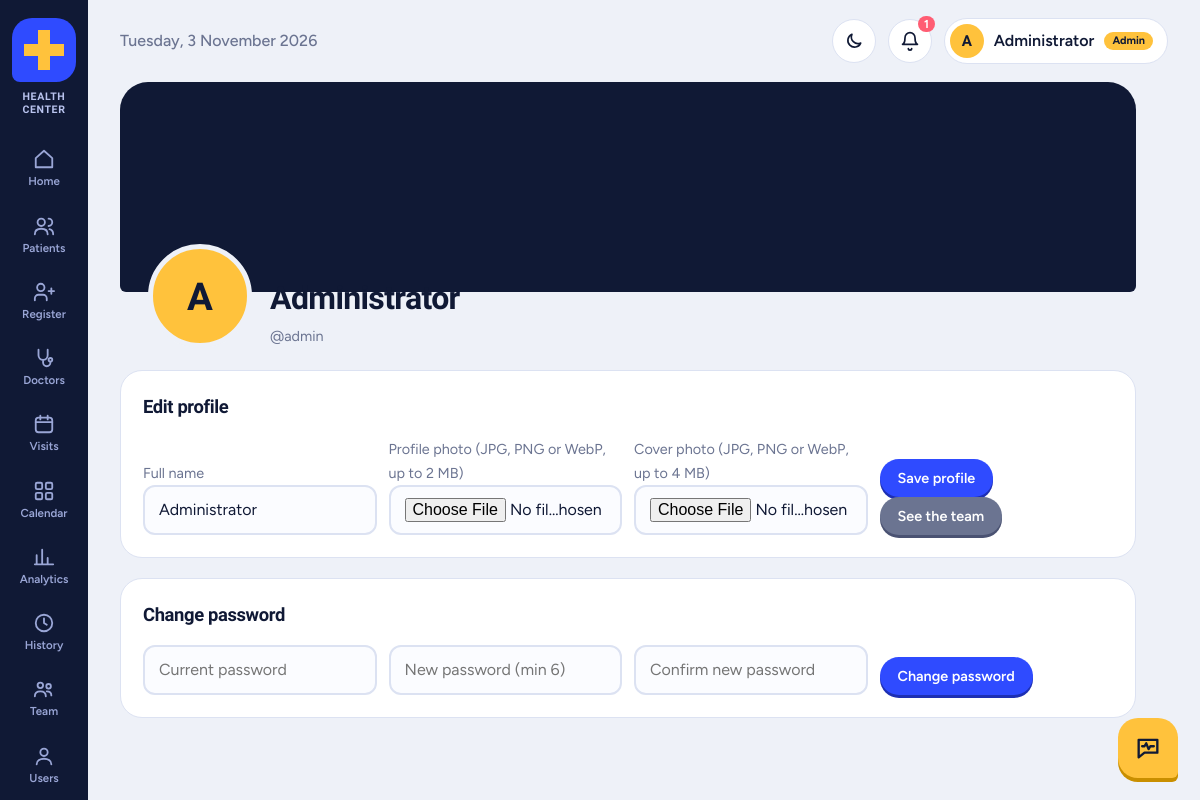
The app's page /profile.php (signed in) with its own data.
### tables this page shows
CREATE TABLE IF NOT EXISTS users (
  user_id INT AUTO_INCREMENT PRIMARY KEY,
  username VARCHAR(50) NOT NULL UNIQUE,
  password VARCHAR(255) NOT NULL,
  full_name VARCHAR(100) NOT NULL,
  agreed_at DATETIME NULL,
  profile_photo VARCHAR(255) NULL,
  cover_photo VARCHAR(255) NULL,
  role ENUM('admin','staff','doctor','patient') NOT NULL DEFAULT 'staff',
  doctor_id INT NULL,
  patient_id INT NULL,
  must_change_password TINYINT(1) NOT NULL DEFAULT 0
);

### profile.php (the view, shortened to what this page needs)
<?php
require_once 'db.php'; require_login();
include 'header.php';
$ecg = '<svg class="ecg" viewBox="0 0 600 110" preserveAspectRatio="none" aria-hidden="true"><path d="M0 60 H120 L140 60 L158 20 L182 100 L204 8 L224 60 H330 L346 60 L362 34 L380 84 L396 60 H600"/></svg>';
$hasCover = !empty($me['cover_photo']); $hasPhoto = !empty($me['profile_photo']);
?>
<div class="cover" id="coverBox"<?= $hasCover ? ' style="background-image:url(\'' . photo_url($me['cover_photo']) . '\')"' : '' ?>><?= $hasCover ? '' : $ecg ?></div>
<div class="me">
  <span id="avatarBox"><?= avatar_html($me, 'xl') ?></span>
  <div><h2 id="nameOut"><?= h($me['full_name']) ?></h2><span class="note">@<?= h($me['username']) ?></span></div>
</div>
<div class="card"><h3>Edit profile</h3>
<form method="post" enctype="multipart/form-data" class="grid">
  <div><label class="note">Full name</label><input name="full_name" value="<?= h($me['full_name']) ?>" required></div>
  <div><label class="note">Profile photo (JPG, PNG or WebP, up to 2 MB)</label>
    <input type="file" id="pp" name="profile_photo" accept="image/jpeg,image/png,image/webp">
    <?php if ($hasPhoto): ?><label class="agree"><input type="checkbox" name="remove_profile" value="1"> Remove current photo</label><?php endif; ?></div>
  <div><label class="note">Cover photo (JPG, PNG or WebP, up to 4 MB)</label>
    <input type="file" id="cp" name="cover_photo" accept="image/jpeg,image/png,image/webp">
    <?php if ($hasCover): ?><label class="agree"><input type="checkbox" name="remove_cover" value="1"> Remove current cover</label><?php endif; ?></div>
  <div><button>Save profile</button> <a class="btn gray" href="team.php">See the team</a></div>
</form></div>
<div class="card"><h3>Change password</h3>
<form method="post" class="grid" autocomplete="off">
  <input type="password" name="current_password" placeholder="Current password" required autocomplete="current-password">
  <input type="password" name="new_password" placeholder="New password (min 6)" required autocomplete="new-password">
  <input type="password" name="confirm_password" placeholder="Confirm new password" required autocomplete="new-password">
  <div><button>Change password</button></div>
</form></div>
<?php include 'footer.php'; ?>

### header.php (shortened to what this page needs)
<?php require_once 'db.php'; require_login();
$page = basename($_SERVER['SCRIPT_NAME']);
$meSt = $pdo->prepare('SELECT * FROM users WHERE user_id=?'); $meSt->execute([$_SESSION['uid']]); $me = $meSt->fetch();
$soon = 0;
try { $soon = (int)$pdo->query("SELECT COUNT(*) FROM appointments WHERE status='Scheduled' AND TIMESTAMP(appt_date,appt_time) BETWEEN NOW() AND NOW() + INTERVAL 24 HOUR")->fetchColumn(); } catch (PDOException $e) {}
function nav($file, $label, $icon) {
    global $page;
    echo '<a href="'.$file.'" class="'.($page === $file ? 'on' : '').'"><svg viewBox="0 0 24 24" fill="none" stroke="currentColor" stroke-width="2" stroke-linecap="round" stroke-linejoin="round">'.$icon.'</svg>'.$label.'</a>';
}
?>
<!DOCTYPE html>
<html lang="en"><head>
<link rel="stylesheet" href="style.css"><script src="theme.js"></script><link rel="icon" type="image/svg+xml" href="logo.svg">
</head><body>
<nav class="rail">
  <a class="logo" href="<?= h(home_for(role())) ?>" aria-label="<?= h(CLINIC_NAME) ?> home"><?= logo_html(64) ?><span class="logo-name"><?= h(CLINIC_NAME) ?></span></a>
  <?php
  $r = role(); $staff = in_array($r, ['admin', 'staff'], true);
  nav(home_for($r),'Home','<path d="M3 11l9-8 9 8v10H3z"/>');
  if ($staff) nav('patients.php','Patients','<circle cx="9" cy="8" r="4"/><path d="M2 21c0-4 3-6 7-6s7 2 7 6M17 4a4 4 0 010 8M22 21c0-3-2-5-4-5.5"/>');
  if ($staff) nav('register_patient.php','Register','<path d="M15 21v-2a4 4 0 00-4-4H6a4 4 0 00-4 4v2M8.5 11a4 4 0 100-8 4 4 0 000 8zM20 8v6M23 11h-6"/>');
  if ($staff) nav('doctors.php','Doctors','<path d="M6 3v6a5 5 0 0010 0V3M11 14v3a4 4 0 008 0v-1"/><circle cx="19" cy="14" r="2"/>');
  if ($staff || $r === 'doctor') nav('appointments.php','Visits','<rect x="3" y="5" width="18" height="16" rx="3"/><path d="M3 10h18M8 3v4M16 3v4"/>');
  if ($staff || $r === 'doctor') nav('calendar.php','Calendar','<rect x="3" y="3" width="7" height="7" rx="1.5"/><rect x="14" y="3" width="7" height="7" rx="1.5"/><rect x="3" y="14" width="7" height="7" rx="1.5"/><rect x="14" y="14" width="7" height="7" rx="1.5"/>');
  if ($staff) nav('analytics.php','Analytics','<path d="M4 20V10M10 20V4M16 20v-7M22 20H2"/>');
  if ($r === 'admin') nav('history.php','History','<circle cx="12" cy="12" r="9"/><path d="M12 7v5l3 2"/>');
  if ($staff) nav('team.php','Team','<circle cx="8" cy="8" r="3"/><circle cx="17" cy="9" r="2.5"/><path d="M2 20c0-3.5 2.5-5.5 6-5.5s6 2 6 5.5M15 14.5c3 0 5 1.5 5 4.5"/>');
  if ($r === 'admin') nav('users.php','Users','<circle cx="12" cy="8" r="4"/><path d="M4 21c0-4 4-6 8-6s8 2 8 6"/>');
  ?>
</nav>
<div class="wrap">
<div class="top">
  <span class="date"><?= date('l, j F Y') ?></span>
  <div class="topr">
    <button class="bell" id="themeBtn" type="button" aria-label="Switch theme"></button>
    <?php if ($staff): ?><a class="bell" href="notifications.php" title="Alerts and text messages"><svg viewBox="0 0 24 24" fill="none" stroke="currentColor" stroke-width="2" stroke-linecap="round" stroke-linejoin="round"><path d="M6 8a6 6 0 0112 0c0 7 3 8 3 8H3s3-1 3-8M10 21a2 2 0 004 0"/></svg><?php if ($soon): ?><i><?= $soon ?></i><?php endif; ?></a><?php endif; ?>
    <a class="chip" href="profile.php" title="Edit my profile"><?= avatar_html($me) ?><?= h($me['full_name']) ?> <small class="rolepill"><?= h(role_label(role())) ?></small></a>
  </div>
</div>
<main>

### db.php (shortened to what this page needs)
<?php
function h($s) { return htmlspecialchars((string)$s, ENT_QUOTES, 'UTF-8'); }
function logo_html($size = 48) {
    $s = (int)$size;
    return '<svg class="lg" width="' . $s . '" height="' . $s . '" viewBox="0 0 64 64" role="img" aria-label="Health Center logo">'
        . '<circle class="lg-ring" cx="32" cy="32" r="30"/>'
        . '<path class="lg-tile" d="M20 0H44a20 20 0 0 1 20 20V44a20 20 0 0 1-20 20H8a8 8 0 0 1-8-8V20A20 20 0 0 1 20 0z"/>'
        . '<path class="lg-cross" d="M26 12h12v14h14v12H38v14H26V38H12V26h14z"/>'
        . '<path class="lg-line" pathLength="100" d="M5 34H21L27 21L35 47L40 30L43 34H59"/></svg>';
}
function role() { return $_SESSION['role'] ?? 'admin'; }
function role_label($r) { return ['admin' => 'Admin', 'staff' => 'Staff', 'doctor' => 'Doctor', 'patient' => 'Patient'][$r] ?? 'Staff'; }
function home_for($r) { return ['patient' => 'portal.php', 'doctor' => 'doctor.php'][$r] ?? 'index.php'; }
function avatar_html($u, $cls = '') {
    $c = 'av' . ($cls ? " $cls" : '');
    return '<span class="' . $c . '">' . h(mb_strtoupper(mb_substr($u['full_name'], 0, 1))) . '</span>';
}

### style.css (style rules this page uses)
:root { --ink:#101935;--ink2:#1b2850;--paper:#eef1f8;--card:#fff;--line:#dce2f2;--cobalt:#2f4bff;--cobalt-d:#1d2fb3; --sun:#ffc23c;--mint:#1fbf8f;--rose:#ff5d73;--muted:#6b7491;--text:#101935;--rail:88px }
* { box-sizing:border-box }
body { margin:0;font-family:Figtree,system-ui,sans-serif;background:var(--paper);color:var(--text);line-height:1.5 }
h1,h2,h3 { font-family:'Bricolage Grotesque',Figtree,sans-serif;letter-spacing:-.02em;margin:0 0 .6em }
h2 { font-size:2rem;font-weight:800 }
h3 { font-size:1.15rem;font-weight:700 }
a { color:var(--cobalt) }
.rail { position:fixed;inset:0 auto 0 0;width:var(--rail);background:var(--ink);display:flex;flex-direction:column;align-items:center;padding:18px 0;gap:6px;z-index:20 }
.logo { width:48px;height:48px;border-radius:16px 16px 16px 4px;background:var(--sun);display:grid;place-items:center;margin-bottom:18px }
.logo svg { width:26px;height:26px }
.rail a { width:68px;padding:10px 0 8px;border-radius:16px;color:#9aa6d6;text-decoration:none;text-align:center;font-size:.72rem;font-weight:600;transition:background .2s,color .2s }
.rail a svg { display:block;margin:0 auto 3px;width:22px;height:22px }
.wrap { margin-left:var(--rail) }
.top { display:flex;align-items:center;justify-content:space-between;padding:18px 32px }
.top .date { color:var(--muted);font-weight:500 }
.chip { display:flex;align-items:center;gap:10px;background:var(--card);border:1.5px solid var(--line);padding:5px 14px 5px 5px;border-radius:99px;font-weight:600 }
.av { width:34px;height:34px;border-radius:50%;background:var(--sun);color:#101935;display:inline-grid;place-items:center;font:800 .95rem 'Bricolage Grotesque',sans-serif;flex:none }
main { max-width:1080px;padding:0 32px 48px }
.card { background:var(--card);border:1.5px solid var(--line);border-radius:22px;padding:22px;margin-bottom:20px;overflow-x:auto }
.card h3 { margin-bottom:.9em }
form.grid { display:grid;grid-template-columns:repeat(auto-fit,minmax(210px,1fr));gap:12px;align-items:end }
input,select { width:100%;padding:11px 14px;border:2px solid var(--line);border-radius:12px;font:inherit;background:#fbfcff;color:var(--text);transition:border-color .15s }
button,.btn { display:inline-block;background:var(--cobalt);color:#fff;border:0;padding:10px 18px;border-radius:99px;font:600 .9rem Figtree,sans-serif;cursor:pointer;text-decoration:none;box-shadow:0 3px 0 var(--cobalt-d);transition:transform .08s,box-shadow .08s }
.btn.gray { background:var(--muted);box-shadow:0 3px 0 #4a5272 }
.note { color:var(--muted);font-size:.9rem }
.cover { height:210px;border-radius:28px 28px 6px 6px;background:var(--ink) center/cover no-repeat;position:relative;overflow:hidden }
.cover .ecg { position:absolute;right:0;bottom:10px;width:60%;height:90px }
.me { display:flex;align-items:flex-end;gap:18px;margin:-48px 28px 22px;position:relative }
.me h2 { margin:0 0 2px }
.av.xl { width:104px;height:104px;font-size:2.4rem;border:5px solid var(--paper) }
.rail { overflow-y:auto;scrollbar-width:none }
.chip { text-decoration:none;color:var(--text) }
.topr { display:flex;gap:12px;align-items:center }
.bell { position:relative;display:grid;place-items:center;width:44px;height:44px;border-radius:50%;background:var(--card);border:1.5px solid var(--line);color:var(--text) }
.bell svg { width:20px;height:20px }
.bell i { position:absolute;top:-4px;right:-4px;background:var(--rose);color:#fff;font:700 .72rem Figtree,sans-serif;font-style:normal;border-radius:99px;padding:1px 6px }
button.bell { box-shadow:none;padding:0;cursor:pointer }
.lg { display:block;overflow:visible }
.rail a.logo,.rail a.logo:hover { width:48px;height:48px;padding:0;background:none;box-shadow:none;margin-bottom:18px;display:block }
.rolepill { font-size:.68rem;font-weight:700;background:var(--sun);color:#101935;border-radius:99px;padding:1px 8px }
.rail a.logo,.rail a.logo:hover { width:76px;height:auto;display:flex;flex-direction:column;align-items:center;gap:6px;margin-bottom:16px;padding:0;background:none;box-shadow:none }
.rail a.logo svg { width:64px;height:64px }
.logo-name { font:700 .66rem 'Bricolage Grotesque',sans-serif;letter-spacing:.06em;text-transform:uppercase;color:#b9c3ee;text-align:center;line-height:1.2 }

### records on screen
users: full_name "A A", full_name "Administrator", username "admin"

### other values on screen
CLINIC_NAME "HEALTH CENTER"
$label "Home Patients Register Doctors Visits Calendar Analytics History Team Users"
$soon "1"
role_label(role()) "Admin"
